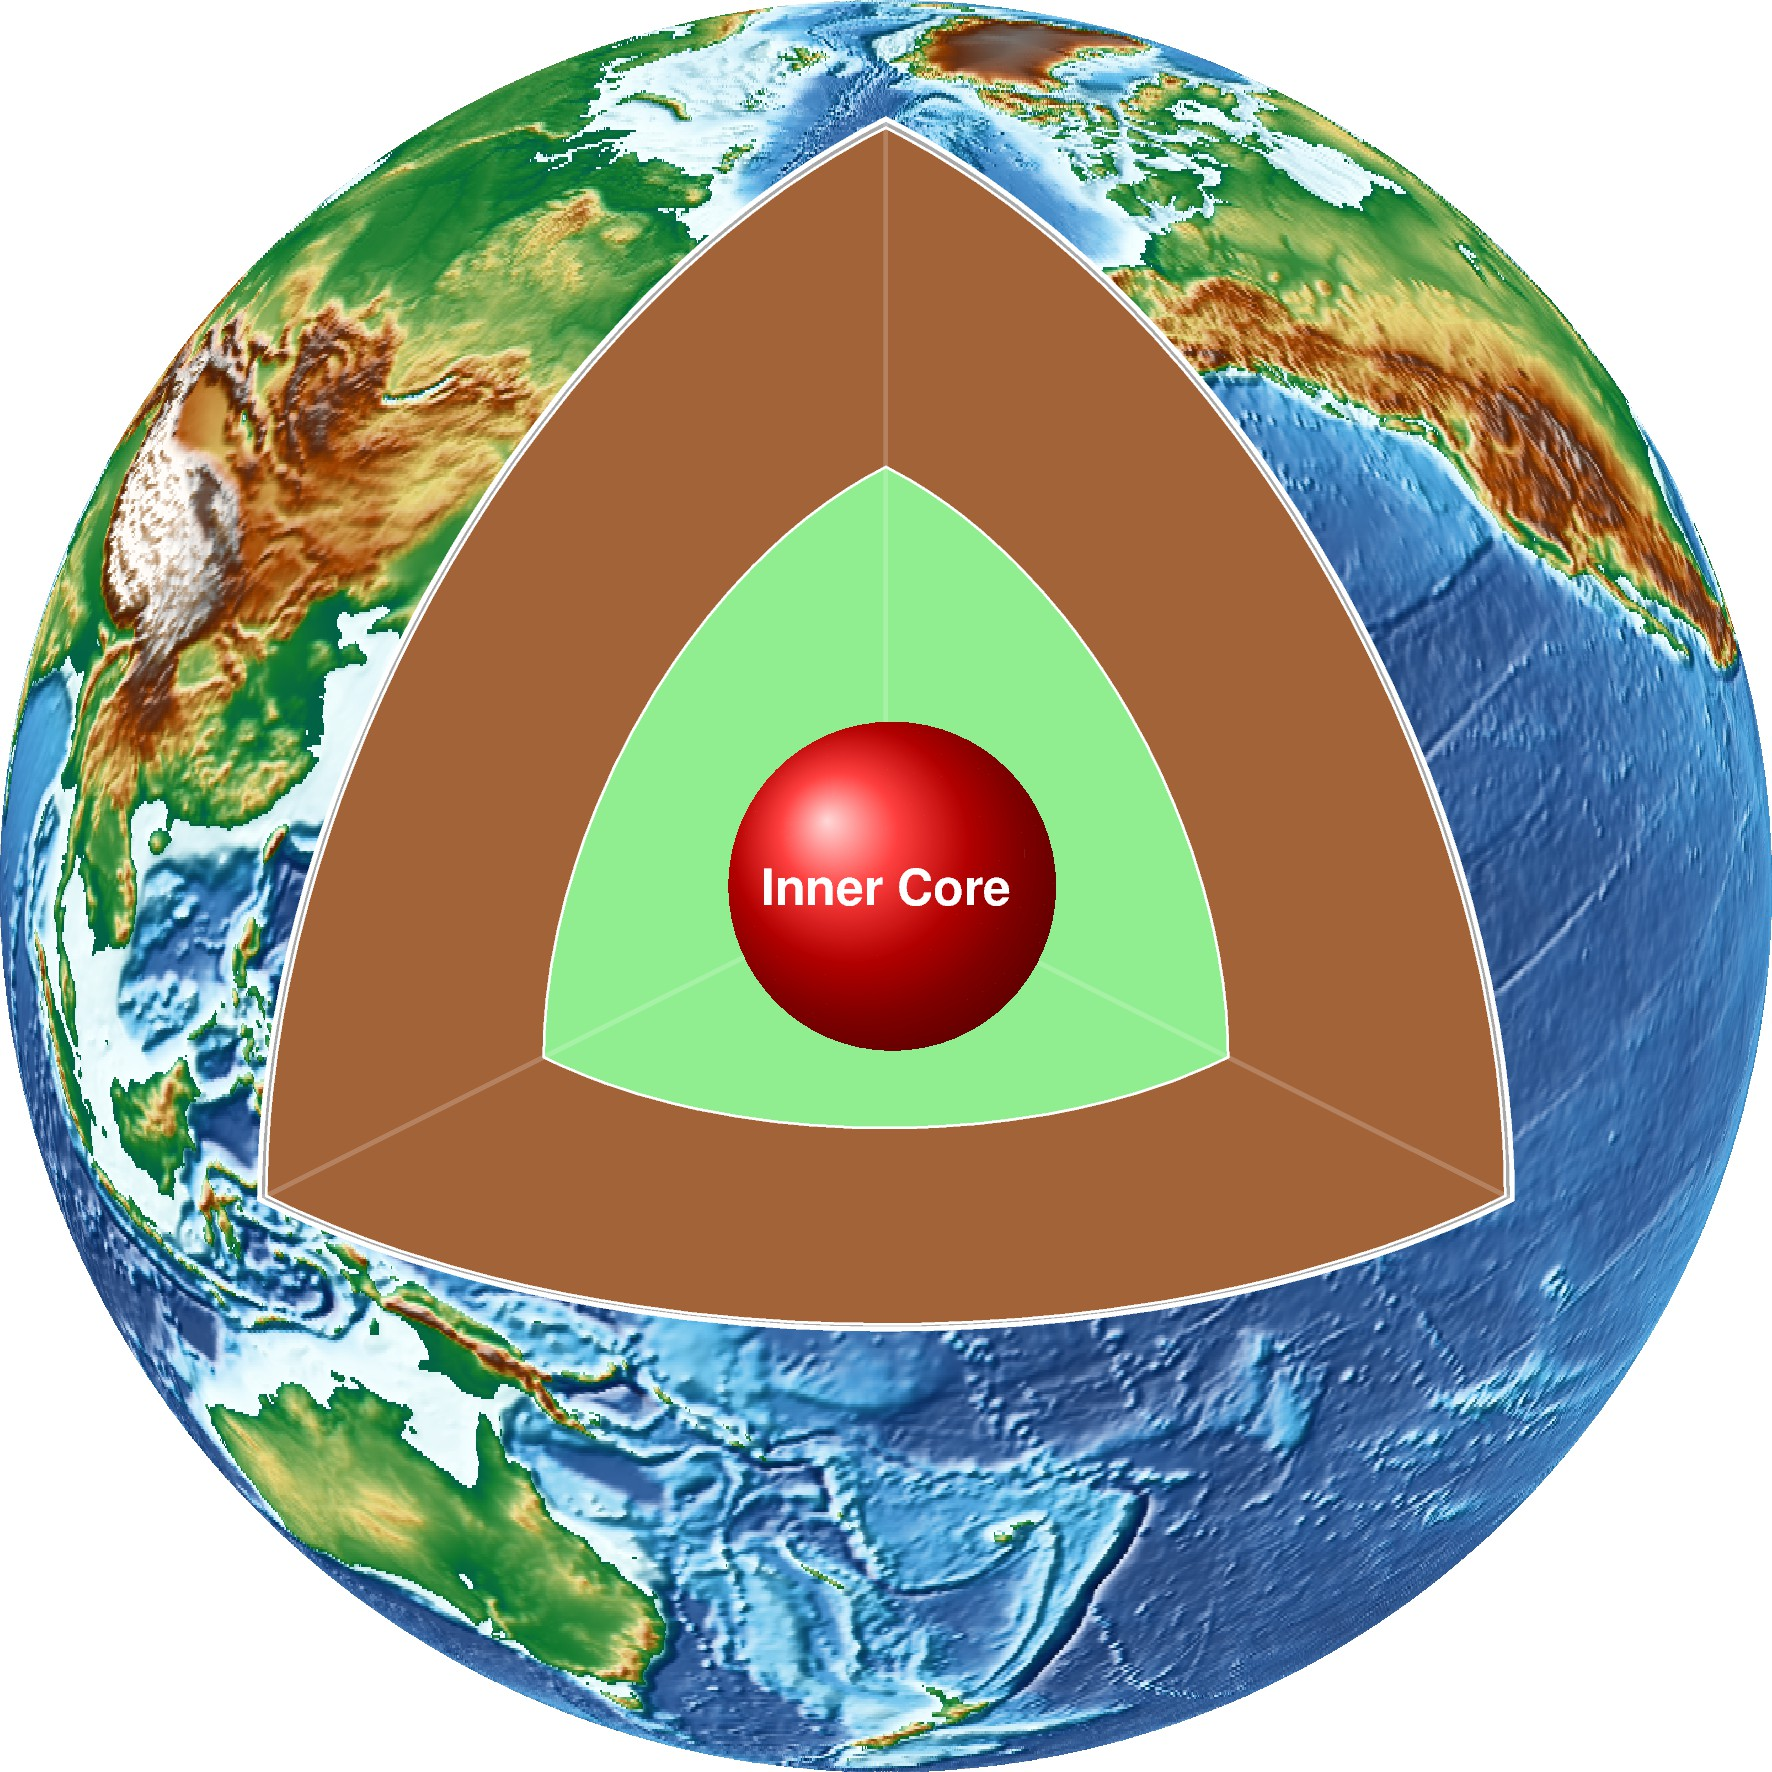

Here is the Python script that generated this plot:
#
# Plot a 3D Earth with reliefs.
#
import pygmt
import numpy as np
from pygmt.datasets import load_earth_relief

# projection center and size of the Earth
lon0, lat0, size = 170, 30, 15

grid = load_earth_relief(resolution="15m", region=[-180, 180, -90, 90])

fig = pygmt.Figure()
# Add the earth relief
fig.grdimage(grid, projection=f"G{lon0}/{lat0}/{size}c", shading=True, cmap="geo")

# Cut 1/8 of the Earth
x = [lon0 - 45, lon0 - 45, lon0 + 45]
y = [90.0, 0.0, 0.0]
fig.plot(x=x, y=y, fill="darkgray", pen="1p,white")

# Plot Moho
scale = 6300 / 6371  # Moho with a thickness of 71 km
newsize = size * scale
xshift = yshift = size * (1 - scale) / 2.0
fig.shift_origin(xshift=xshift, yshift=yshift)
fig.plot(
    x=x,
    y=y,
    fill="162/99/57",
    pen="0.5p,white",
    projection=f"G{lon0}/{lat0}/{newsize}c",
)
fig.shift_origin(xshift=-xshift, yshift=-yshift)

# Plot CMB
scale = 3480 / 6371
newsize = size * scale
xshift = yshift = size * (1 - scale) / 2.0
fig.shift_origin(xshift=xshift, yshift=yshift)
fig.plot(
    x=x,
    y=y,
    fill="lightgreen",
    pen="0.5p,white",
    projection=f"G{lon0}/{lat0}/{newsize}c",
)
fig.shift_origin(xshift=-xshift, yshift=-yshift)

#### Here, the map projection is switched to linear projection!
# The following codes are used to plot the XYZ axis. mapproject is not wrapped in PyGMT.
with pygmt.clib.Session() as lib:
    with (
        lib.virtualfile_in(x=x, y=y) as vintbl,
        lib.virtualfile_out(kind="dataset") as vouttbl,
    ):
        lib.call_module(
            "mapproject", [vintbl, f"-JG{lon0}/{lat0}/{size}c", "-Rg", f"->{vouttbl}"]
        )
        result = lib.virtualfile_to_dataset(
            output_type="pandas", vfname=vouttbl, column_names=["x", "y"]
        )
        for x0, y0 in zip(result["x"], result["y"]):
            fig.plot(
                x=[x0, size * 0.5],
                y=[y0, size * 0.5],
                projection="x1c",
                region=[0, size, 0, size],
                pen="1p,white@80",
            )

# Plot the inner core
scale = 1221 / 6371
fig.image("3Dball.eps", position=f"JMC+w{size*scale}c")

# Add more labels
fig.text(
    x=size * 0.5,
    y=size * 0.5,
    text="Inner Core",
    font="12p,1,white",
    projection="x1c",
    region=[0, size, 0, size],
)

fig.savefig("3DEarth.jpg")
fig.show()
